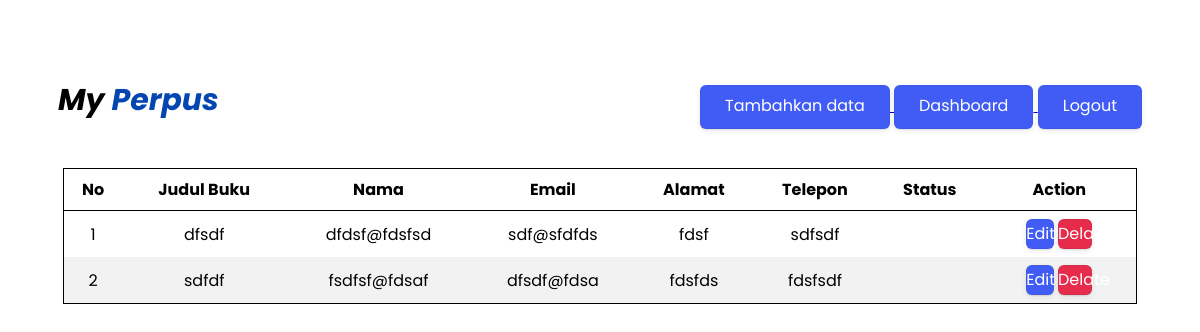
/main.php (signed in), run on an earlier commit of the app's database.
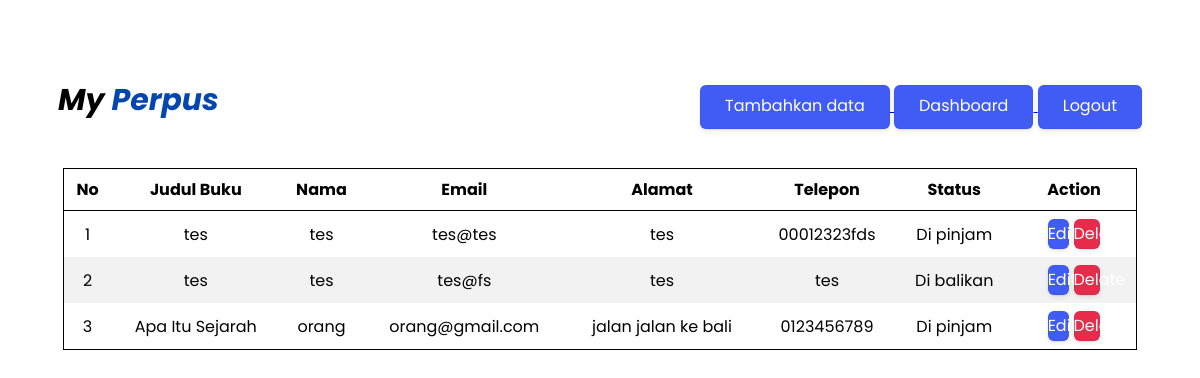
And on a later commit of the database.
### tables this page shows
CREATE TABLE `datanegara` (
  `id` int(11) NOT NULL,
  `buku` varchar(100) NOT NULL,
  `nama` varchar(100) NOT NULL,
  `email` varchar(100) NOT NULL,
  `alamat` varchar(100) NOT NULL,
  `telepon` varchar(100) NOT NULL,
  `status` varchar(100) NOT NULL
);

### main.php (the view, shortened to what this page needs)
<!DOCTYPE html>
<html lang="en">
<head>
</head>
<body>
    <div class="kontainer">
        <div class="kontaineratas">
            <i>
                <h3 style="font-size: 30px;">My <span>Perpus</span></h3>
            </i>
            <div class="kiri">
                <a href="add.php">
                    <button>Tambahkan data</button>
                </a>
                <a href="dashboard.php">
                    <button>Dashboard</button>
                </a>
                <a href="logout.php">
                    <button>Logout</button>
                </a>
            </div>
        </div>
        <div class="form-table">
            <table>
                <tr>
                    <th>No</th>
                    <th>Judul Buku</th>
                    <th>Nama</th>
                    <th>Email</th>
                    <th>Alamat</th>
                    <th>Telepon</th>
                    <th>Status</th>
                    <th>Action</th>
                </tr>
                <?php
                    include "config.php";
                    $sql = "select * from crudtabel.datanegara";
                    $query = mysqli_query($koneksi, $sql);
                    $no = 1;
                    foreach ($query as $data){
                ?>
                <tr>
                    <td><?php echo $no ?></td>
                    <td><?php echo $data['buku'] ?></td>
                    <td><?php echo $data['nama'] ?></td>
                    <td><?php echo $data['email'] ?></td>
                    <td><?php echo $data['alamat'] ?></td>
                    <td><?php echo $data['telepon'] ?></td>
                    <td><?php echo $data['status'] ?></td>
                    <td>
                        <a href="edit.php?id=<?php echo $data['id'] ?>" class="edit">Edit</a>
                        <a href="hapus.php?id=<?php echo $data['id'] ?>" class="hapus">Delate</a>
                    </td>
                </tr>
                <?php
                        $no += 1;
                    }
                    ?>
            </table>
        </div>
    </div>
</body>
</html>

What changed in the data, as far as the page shows it:
removed datanegara: buku "dfsdf", nama "dfdsf@fdsfsd", email "sdf@sfdfds", alamat "fdsf", telepon "sdfsdf"
removed datanegara: buku "sdfdf", nama "fsdfsf@fdsaf", email "dfsdf@fdsa", alamat "fdsfds", telepon "fdsfsdf"
added datanegara: buku "tes", nama "tes", email "tes@tes", alamat "tes", telepon "00012323fds", status "Di pinjam"
added datanegara: buku "tes", nama "tes", email "tes@fs", alamat "tes", telepon "tes", status "Di balikan"
added datanegara: buku "Apa Itu Sejarah", nama "orang", email "orang@gmail.com", alamat "jalan jalan ke bali", telepon "0123456789", status "Di pinjam"
